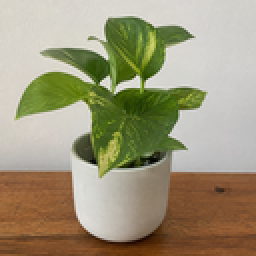
#> input picture images/test.png, 128 x 128 px, found by its file name (shown 2 times larger)
$ python preprocessing_test.py
#> lines starting #> are read from the running program, lines starting #| are printed output that depends on the picture
### src/image/preprocessing.py
from PIL import Image
import numpy as np


def load_image(path):
    """
    Load an image from disk.
    """
#> called with path = 'images/test.png'

    image = Image.open(path)
#> image is the input picture: PIL image 128x128 RGB; mean R, G, B 158.8, 150.9, 123.2
#| Size: (128, 128)
#| Mode: RGB

    return image


def convert_to_grayscale(image):
    """
    Convert an image to grayscale.
    """

    return image.convert("L")
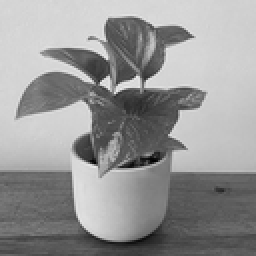
#> returned value: PIL image 128x128 L (shown 2 times larger); min 0, max 234, mean 150.1
#| Size: (128, 128)
#| Mode: L
#| Shape: (128, 128)
#| Data type: uint8
#| Minimum: 0
#| Maximum: 234


def image_to_array(image):
    """
    Convert a PIL image into a uint8 NumPy array.
    """

    return np.array(image, dtype=np.uint8)


def split_into_blocks(image_array, block_size=8):
    """
    Split a 2D grayscale image into square blocks.
    """
#> called with block_size = 8

    height, width = image_array.shape
#> height = 128; width = 128

    if height % block_size != 0 or width % block_size != 0:
        raise ValueError(
            "Image dimensions must be divisible by block size."
        )

    blocks = []

    for row in range(0, height, block_size):
        for col in range(0, width, block_size):

            block = image_array[
                row:row + block_size,
                col:col + block_size
            ]

            blocks.append(block.copy())
#> after the loop, blocks = 256 items

    return blocks


# [6 lines left out: function flatten_block, not called in this run]

### src/experiments/preprocessing_test.py
from src.image.preprocessing import (
    load_image,
    convert_to_grayscale,
    image_to_array,
    split_into_blocks
)


input_path = "images/test.png"

image = load_image(input_path)

print("Original image:")
print("Size:", image.size)
print("Mode:", image.mode)

gray_image = convert_to_grayscale(image)

print("\nGrayscale image:")
print("Size:", gray_image.size)
print("Mode:", gray_image.mode)

pixels = image_to_array(gray_image)

print("\nPixel array:")
print("Shape:", pixels.shape)
print("Data type:", pixels.dtype)
print("Minimum:", pixels.min())
print("Maximum:", pixels.max())

blocks = split_into_blocks(
    pixels,
    block_size=8
)
#> blocks = 256 items

print("\nBlock information:")
print("Number of blocks:", len(blocks))
#| Number of blocks: 256
print("First block shape:", blocks[0].shape)
#| First block shape: (8, 8)

print("\nFirst block:")
print(blocks[0])
#| [[214 215 213 211 212 213 212 213]
#|  [212 213 212 212 212 211 212 212]
#|  [213 212 212 211 212 212 213 213]
#|  [213 211 211 212 212 212 213 212]
#|  [213 212 213 214 215 213 212 211]
#|  [211 212 214 213 217 214 212 212]
#|  [211 213 215 213 215 214 213 212]
#|  [213 213 213 212 213 213 213 211]]
